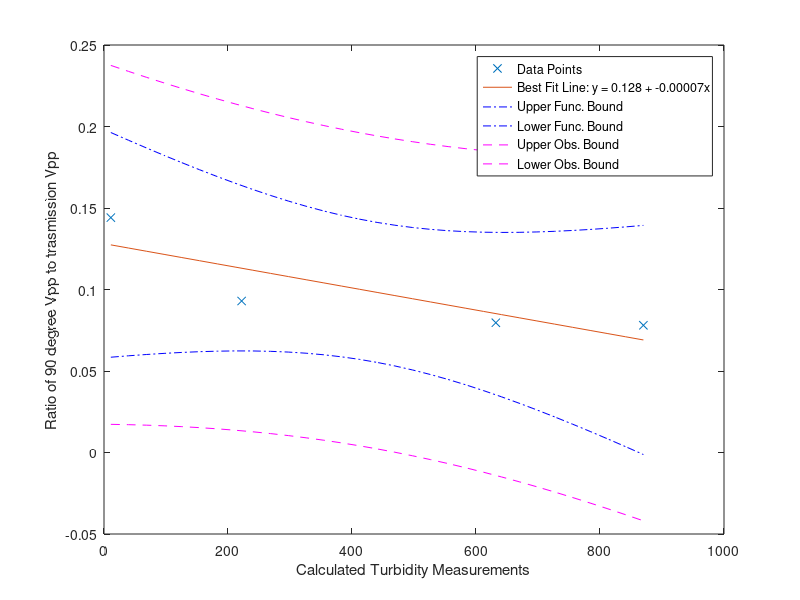

Recreate this plot in MATLAB.
% Team 23
% Freja, Max, Pierce, Octavia
% Feb 11 2026

% Example Data:
x = [11 870 632 222]; % x should be calibrated turbidity of the solutions NTU
y = [0.1441077441 0.07803921569 0.07960784314 0.09294117647]; % ratio of the 90° Vpp to the transmission Vpp

% OUR DATA
% x = [0.1 0.2 0.4 0.6 0.8]; % x should be calibrated turbidity of the solutions NTU
% y = [0.5 1 2.5 3 4]; % ratio of the 90° Vpp to the transmission Vpp

% Line of best fit has equation y=beta0 + beta1*x
% Slope 95% conf. interval: beta1 ± lambdaBeta1
% Intercept 95% conf. interval: beta0 ± lambdaBeta0

% Script for the linear fit of data. The independent values are
% in the x array and the matched dependent values are in the y array. This
% script does not use MATLAB's built-in fitting functions, but uses the
% formulas from the videos/class notes.
% You also need to enter the confidence level, typically 95%. The values
% that are calculated and displayed are:
% 1. Beta_hat_1 (the best-fit slope)
% 2. Beta_hat_0 (the best-fit y-intercept)
% 3. The Root Mean Square Residual, Se
% 4. The Standard Error for beta0, Sbeta0
% 5. The Standard Error for beta1, Sbeta1
% 6. The confidence intervals for beta1 and beta0.
% After calculating these quantities, the script plots the original data,
% the best fit line, and the upper and lower bounds for the confidence
% interval on the best fit line.
confLev = 0.95; % The confidence level
N = length(y); % The number of data points
xbar = mean(x);
ybar = mean(y);
Sxx = dot((x-xbar),(x-xbar));
%Sxx = (x-xbar)*transpose(x-xbar);
% beta1 is the estimated best slope of the best-fit line
beta1 = dot((x-xbar),(y-ybar))/Sxx
% beta1 = ((x-xbar)*transpose(y-ybar))/Sxx
% beta0 is the estimated best-fit y-intercept of the best fit line
beta0 = ybar - beta1*xbar
yfit = beta0 + beta1*x;
SSE = dot((y - yfit),(y - yfit)) % Sum of the squared residuals
% SSE = (y - yfit)*transpose(y - yfit) % Sum of the squared residuals
Se = sqrt(SSE/(N-2)) % The Root Mean Square Residual
Sbeta0 = Se*sqrt(1/N + xbar^2/Sxx)
Sbeta1 = Se/sqrt(Sxx)
% tinv defaults to 1-sided test. We need 2-sises, hence:(1-0.5*(1-confLev))
StdT = tinv((1-0.5*(1-confLev)),N-2) % The Student's t factor
lambdaBeta1 = StdT*Sbeta1 % The 1/2 confidence interval on beta1
lambdaBeta0 = StdT*Sbeta0 % The 1/2 confidence interval on beta0
range = max(x) - min(x);
xplot = min(x):range/30:max(x); % Generate array for plotting
yplot = beta0 + beta1*xplot; % Generate array for plotting
Syhat = Se*sqrt(1/N + (xplot - xbar).*(xplot - xbar)/Sxx);
lambdayhat = StdT*Syhat;
Sy = Se*sqrt(1+1/N + (xplot - xbar).*(xplot - xbar)/Sxx);
lambday = StdT*Sy;
figure(1)
plot(x,y,'x')
hold on
plot(xplot,yplot)
plot(xplot,yplot+lambdayhat,'-.b',xplot,yplot-lambdayhat,'-.b')
plot(xplot,yplot+lambday,'--m',xplot,yplot-lambday,'--m')
xlabel('Calculated Turbidity Measurements')
ylabel('Ratio of 90 degree Vpp to trasmission Vpp')
if beta1 > 0
   location = 'northwest';
else
   location = 'northeast';
end
bfl = sprintf('Best Fit Line: y = %.3f + %.5fx', beta0, beta1); % 3 decimal places
legend('Data Points',bfl,'Upper Func. Bound',...
   'Lower Func. Bound', 'Upper Obs. Bound', 'Lower Obs. Bound',...
   'Location', location)
hold off
